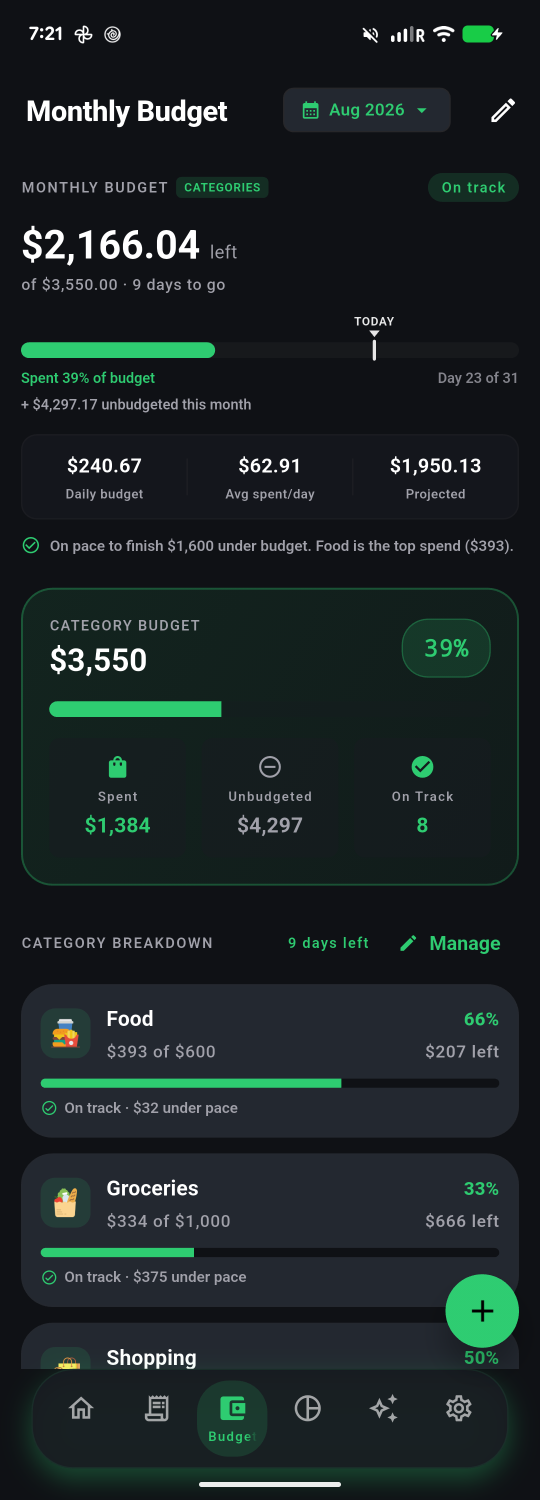
#> input picture raw_screenshots/long_screen.png, 1080 x 3000 px (shown at 1/2 size)
$ python generate_budget_promo.py
#> lines starting #> are read from the running program, lines starting #| are printed output that depends on the picture; after the words box and inside, x2 and y2 are one past the last pixel; in counts of white or black regions, pixels touching at a corner belong together
import os
import urllib.request
import ssl
from PIL import Image, ImageDraw, ImageFont, ImageFilter, ImageOps

ssl._create_default_https_context = ssl._create_unverified_context

CANVAS_SIZE = (1080, 1920)
BG_COLOR = (227, 247, 223) # Light green #E3F7DF
HILL_COLOR = (121, 193, 104) # Darker green #79C168
DEVICE_Y = 550
DEVICE_SIZE = (860, 1850)
BEZEL_WIDTH = 0

PIGGY_BANK_PATH = "/Users/manikarthik/.gemini/antigravity-ide/brain/226fd434-5e41-4bc1-8c53-27e04cc4ec04/piggy_bank_asset_1787525350312.jpg"
SCREENSHOT_PATH = "raw_screenshots/long_screen.png"
OUT_PATH = "play_store_screenshots/budget_promo_custom.png"

ICONS = {
    "dashboard": "https://raw.githubusercontent.com/google/material-design-icons/master/png/action/dashboard/materialicons/48dp/2x/baseline_dashboard_black_48dp.png",
    "restaurant": "https://raw.githubusercontent.com/google/material-design-icons/master/png/maps/restaurant/materialicons/48dp/2x/baseline_restaurant_black_48dp.png",
    "cart": "https://raw.githubusercontent.com/google/material-design-icons/master/png/action/shopping_cart/materialicons/48dp/2x/baseline_shopping_cart_black_48dp.png",
    "bag": "https://raw.githubusercontent.com/google/material-design-icons/master/png/action/shopping_bag/materialicons/48dp/2x/baseline_shopping_bag_black_48dp.png"
}

def download_icons():
    os.makedirs("temp_icons", exist_ok=True)
    for name, url in ICONS.items():
        path = f"temp_icons/{name}.png"
        if not os.path.exists(path):
            try:
                urllib.request.urlretrieve(url, path)
            except Exception as e:
                print(f"Failed to download {name}: {e}")

def remove_white_bg(img, threshold=240):
    img = img.convert("RGBA")
    data = img.getdata()
    new_data = []
    for item in data:
        if item[0] > threshold and item[1] > threshold and item[2] > threshold:
            new_data.append((255, 255, 255, 0))
        else:
            new_data.append(item)
    img.putdata(new_data)
    return img

def tint_image(img, color):
    img = img.convert("RGBA")
    alpha = img.split()[3]
    color_img = Image.new('RGB', img.size, color)
    color_img.putalpha(alpha)
    return color_img

def draw_rounded_rect(im, rad, color):
    circle = Image.new('L', (rad * 2, rad * 2), 0)
    draw = ImageDraw.Draw(circle)
    draw.ellipse((0, 0, rad * 2 - 1, rad * 2 - 1), fill=255)
    alpha = Image.new('L', im.size, 255)
    w, h = im.size
    alpha.paste(circle.crop((0, 0, rad, rad)), (0, 0))
    alpha.paste(circle.crop((0, rad, rad, rad * 2)), (0, h - rad))
    alpha.paste(circle.crop((rad, 0, rad * 2, rad)), (w - rad, 0))
    alpha.paste(circle.crop((rad, rad, rad * 2, rad * 2)), (w - rad, h - rad))

    color_layer = Image.new('RGBA', im.size, color)
    color_layer.putalpha(alpha)
    return color_layer

def mask_rounded(im, rad):
    circle = Image.new('L', (rad * 2, rad * 2), 0)
    draw = ImageDraw.Draw(circle)
    draw.ellipse((0, 0, rad * 2 - 1, rad * 2 - 1), fill=255)
    alpha = Image.new('L', im.size, 255)
    w, h = im.size
    alpha.paste(circle.crop((0, 0, rad, rad)), (0, 0))
    alpha.paste(circle.crop((0, rad, rad, rad * 2)), (0, h - rad))
    alpha.paste(circle.crop((rad, 0, rad * 2, rad)), (w - rad, 0))
    alpha.paste(circle.crop((rad, rad, rad * 2, rad * 2)), (w - rad, h - rad))
    im.putalpha(alpha)
    return im

def draw_curved_hill(draw):
    bbox = (-500, 1850, CANVAS_SIZE[0] + 500, CANVAS_SIZE[1] + 800)
    draw.ellipse(bbox, fill=HILL_COLOR)

def draw_text_centered(draw, text, y_pos, font, fill=(0,0,0,255), line_spacing=10):
    lines = text.split('\n')
    current_y = y_pos
    for line in lines:
        bbox = draw.textbbox((0, 0), line, font=font)
        text_width = bbox[2] - bbox[0]
        text_height = bbox[3] - bbox[1]
        draw.text(((CANVAS_SIZE[0] - text_width) / 2, current_y), line, font=font, fill=fill)
        current_y += text_height + line_spacing

def create_shadow(size, rad, blur_radius, color=(0,0,0,40)):
    shadow_bg = Image.new("RGBA", (size[0] + blur_radius*4, size[1] + blur_radius*4), (0,0,0,0))
    shadow_rect = draw_rounded_rect(Image.new("RGBA", size), rad, color)
    shadow_bg.paste(shadow_rect, (blur_radius*2, blur_radius*2))
    return shadow_bg.filter(ImageFilter.GaussianBlur(blur_radius))

def get_font(size):
    try:
        return ImageFont.truetype("/System/Library/Fonts/Supplemental/Arial Bold.ttf", size)
    except:
        return ImageFont.load_default()

def draw_floating_card(canvas):
    card_w, card_h = 480, 220
    card = Image.new("RGBA", (card_w, card_h), (0,0,0,0))

    shadow = create_shadow((card_w, card_h), 25, 20, (0,0,0,50))
    canvas.paste(shadow, (20, 1050), shadow)

    card_bg = draw_rounded_rect(Image.new("RGBA", (card_w, card_h)), 25, (255, 255, 255, 255))
    canvas.paste(card_bg, (50, 1080), card_bg)

    draw = ImageDraw.Draw(canvas)
    f_large = get_font(60)
    f_small = get_font(35)

    draw.text((70, 1120), "$1000 ", font=f_large, fill=(0,0,0,255))
    draw.text((270, 1140), "/ 1 Month", font=f_small, fill=(0,0,0,255))
    draw.text((120, 1220), "beginning  Aug 1", font=f_small, fill=(0,0,0,255))

    draw.line([(80, 1195), (420, 1195)], fill=(230,230,230,255), width=2)
    draw.line([(120, 1270), (430, 1270)], fill=(230,230,230,255), width=2)

def draw_category_icons(canvas):
    colors = [
        (220, 240, 220, 255),
        (200, 210, 230, 255),
        (190, 230, 190, 255),
        (255, 180, 200, 255)
    ]
    icon_names = ["dashboard", "restaurant", "cart", "bag"]

    y = 380
    start_x = 220
    spacing = 160
    size = 130

    for i in range(4):
        x = start_x + (spacing * i)

        shadow = create_shadow((size, size), 30, 15, (0,0,0,30))
        canvas.paste(shadow, (x - 30, y - 30), shadow)

        base = draw_rounded_rect(Image.new("RGBA", (size, size)), 35, colors[i])
        canvas.paste(base, (x, y), base)

        if i == 0:
            border_rect = draw_rounded_rect(Image.new("RGBA", (size+6, size+6)), 38, (20,40,20,255))
            canvas.paste(border_rect, (x-3, y-3), border_rect)
            canvas.paste(base, (x, y), base)

        icon_path = f"temp_icons/{icon_names[i]}.png"
        if os.path.exists(icon_path):
            img_icon = Image.open(icon_path).convert("RGBA").resize((70, 70), Image.Resampling.LANCZOS)
            img_icon = tint_image(img_icon, (40, 40, 40))
            canvas.paste(img_icon, (x + 30, y + 30), img_icon)

def main():
    download_icons()
#> (the call stopped at in download_icons, `urllib.request.urlretrieve(url, path)`: the network is not available in this run)
    os.makedirs(os.path.dirname(OUT_PATH), exist_ok=True)

    canvas = Image.new("RGBA", CANVAS_SIZE, BG_COLOR)
    draw = ImageDraw.Draw(canvas)

    title_font = get_font(110)
    draw_text_centered(draw, "Create a Budget\nfor You", 120, title_font)

    draw_category_icons(canvas)
#> in create_shadow, `shadow_bg = Image.new("RGBA", (size[0] + blur_radius*4, size[1] + blur..`: shadow_bg: PIL image 190x190 RGBA; every value is 0
#> in draw_rounded_rect, `circle = Image.new('L', (rad * 2, rad * 2), 0)`: circle: PIL image 60x60 L; every value is 0
#> in draw_rounded_rect, `alpha = Image.new('L', im.size, 255)`: alpha: PIL image 130x130 L; every value is 255
#> in draw_rounded_rect, `alpha.paste(circle.crop((0, 0, rad, rad)), (0, 0))`:
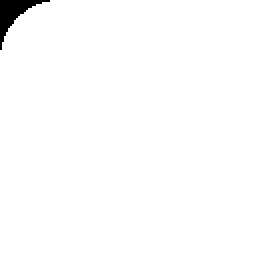
#> alpha: PIL image 130x130 L (shown 2 times larger); 98.8% white; 1 black region, box (x1, y1, x2, y2) and area: (0, 0, 25, 25) 195
#> in draw_rounded_rect, `alpha.paste(circle.crop((0, 0, rad, rad)), (0, 0))`: circle: PIL image 60x60 L; 78.3% white; 4 black regions, box (x1, y1, x2, y2) and area: (0, 0, 25, 25) 195, (35, 0, 60, 25) 195, (0, 35, 25, 60) 195, (35, 35, 60, 60) 195
#> in draw_rounded_rect, `alpha.paste(circle.crop((0, rad, rad, rad * 2)), (0, h - rad))`: alpha: PIL image 130x130 L; 97.7% white; 2 black regions, box (x1, y1, x2, y2) and area: (0, 0, 25, 25) 195, (0, 105, 25, 130) 195
#> in draw_rounded_rect, `alpha.paste(circle.crop((rad, 0, rad * 2, rad)), (w - rad, 0))`: alpha: PIL image 130x130 L; 96.5% white; 3 black regions, box (x1, y1, x2, y2) and area: (0, 0, 25, 25) 195, (105, 0, 130, 25) 195, (0, 105, 25, 130) 195
#> in draw_rounded_rect, `alpha.paste(circle.crop((rad, rad, rad * 2, rad * 2)), (w - rad, h - r..`: alpha: PIL image 130x130 L; 95.4% white; 4 black regions, box (x1, y1, x2, y2) and area: (0, 0, 25, 25) 195, (105, 0, 130, 25) 195, (0, 105, 25, 130) 195, (105, 105, 130, 130) 195
#> in create_shadow, `return shadow_bg.filter(ImageFilter.GaussianBlur(blur_radius))`:
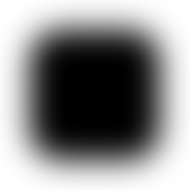
#> returned value: PIL image 190x190 RGBA; mean R, G, B, A 0, 0, 0, 113.7; transparent parts drawn white
#> in draw_rounded_rect (call 2), `circle = Image.new('L', (rad * 2, rad * 2), 0)`: circle: PIL image 70x70 L; every value is 0
#> in draw_rounded_rect (call 2), `alpha.paste(circle.crop((0, 0, rad, rad)), (0, 0))`: alpha: PIL image 130x130 L; 98.4% white; 1 black region, box (x1, y1, x2, y2) and area: (0, 0, 29, 29) 264
#> in draw_rounded_rect (call 2), `alpha.paste(circle.crop((0, 0, rad, rad)), (0, 0))`: circle: PIL image 70x70 L; 78.4% white; 4 black regions, box (x1, y1, x2, y2) and area: (0, 0, 29, 29) 264, (41, 0, 70, 29) 264, (0, 41, 29, 70) 264, (41, 41, 70, 70) 264
#> in draw_rounded_rect (call 2), `alpha.paste(circle.crop((0, rad, rad, rad * 2)), (0, h - rad))`: alpha: PIL image 130x130 L; 96.9% white; 2 black regions, box (x1, y1, x2, y2) and area: (0, 0, 29, 29) 264, (0, 101, 29, 130) 264
#> in draw_rounded_rect (call 2), `alpha.paste(circle.crop((rad, 0, rad * 2, rad)), (w - rad, 0))`: alpha: PIL image 130x130 L; 95.3% white; 3 black regions, box (x1, y1, x2, y2) and area: (0, 0, 29, 29) 264, (101, 0, 130, 29) 264, (0, 101, 29, 130) 264
#> in draw_rounded_rect (call 2), `alpha.paste(circle.crop((rad, rad, rad * 2, rad * 2)), (w - rad, h - r..`: alpha: PIL image 130x130 L; 93.8% white; 4 black regions, box (x1, y1, x2, y2) and area: (0, 0, 29, 29) 264, (101, 0, 130, 29) 264, (0, 101, 29, 130) 264, (101, 101, 130, 130) 264
#> call 3 of draw_rounded_rect, with rad = 38, color = (20, 40, 20, 255)
#> in draw_rounded_rect (call 3), `circle = Image.new('L', (rad * 2, rad * 2), 0)`: circle: PIL image 76x76 L; every value is 0
#> in draw_rounded_rect (call 3), `alpha = Image.new('L', im.size, 255)`: alpha: PIL image 136x136 L; every value is 255
#> in draw_rounded_rect (call 3), `alpha.paste(circle.crop((0, 0, rad, rad)), (0, 0))`: alpha: PIL image 136x136 L; 98.3% white; 1 black region, box (x1, y1, x2, y2) and area: (0, 0, 32, 32) 313
#> in draw_rounded_rect (call 3), `alpha.paste(circle.crop((0, 0, rad, rad)), (0, 0))`: circle: PIL image 76x76 L; 78.3% white; 4 black regions, box (x1, y1, x2, y2) and area: (0, 0, 32, 32) 313, (44, 0, 76, 32) 313, (0, 44, 32, 76) 313, (44, 44, 76, 76) 313
#> in draw_rounded_rect (call 3), `alpha.paste(circle.crop((0, rad, rad, rad * 2)), (0, h - rad))`: alpha: PIL image 136x136 L; 96.6% white; 2 black regions, box (x1, y1, x2, y2) and area: (0, 0, 32, 32) 313, (0, 104, 32, 136) 313
#> in draw_rounded_rect (call 3), `alpha.paste(circle.crop((rad, 0, rad * 2, rad)), (w - rad, 0))`: alpha: PIL image 136x136 L; 94.9% white; 3 black regions, box (x1, y1, x2, y2) and area: (0, 0, 32, 32) 313, (104, 0, 136, 32) 313, (0, 104, 32, 136) 313
#> in draw_rounded_rect (call 3), `alpha.paste(circle.crop((rad, rad, rad * 2, rad * 2)), (w - rad, h - r..`: alpha: PIL image 136x136 L; 93.2% white; 4 black regions, box (x1, y1, x2, y2) and area: (0, 0, 32, 32) 313, (104, 0, 136, 32) 313, (0, 104, 32, 136) 313, (104, 104, 136, 136) 313
#> in draw_rounded_rect (call 3), `color_layer.putalpha(alpha)`:
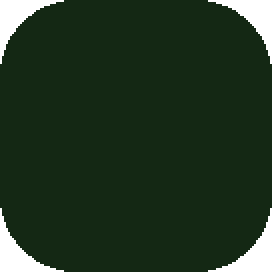
#> color_layer: PIL image 136x136 RGBA (shown 2 times larger); mean R, G, B, A 20, 40, 20, 237.7; transparent parts drawn white
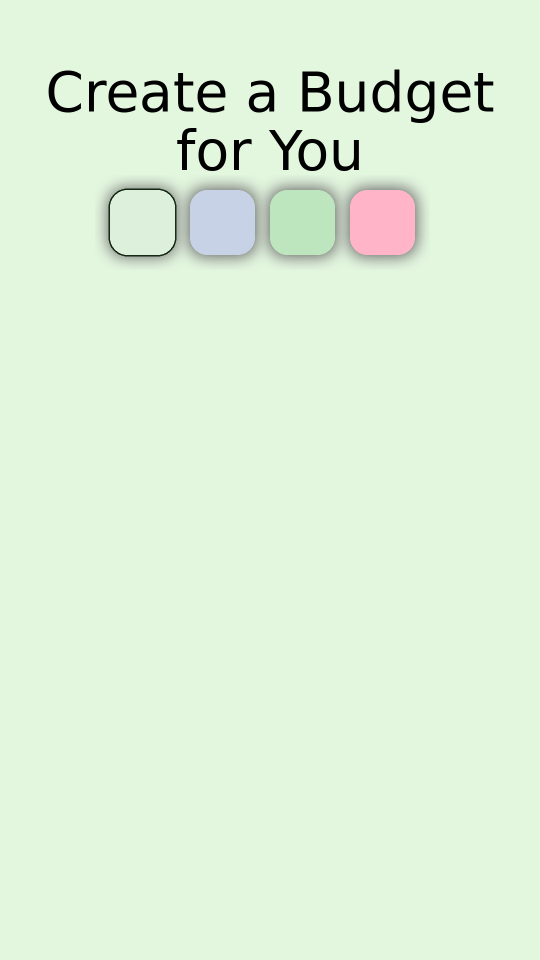
#> canvas: PIL image 1080x1920 RGBA (shown at 1/2 size); mean R, G, B, A 222.2, 241.2, 218.2, 254; transparent parts drawn white

    if os.path.exists(SCREENSHOT_PATH):
        raw_img = Image.open(SCREENSHOT_PATH).convert("RGBA")
#> raw_img is the input picture: PIL image 1080x3000 RGBA; mean R, G, B, A 26.6, 35.9, 36.7, 255
        w, h = raw_img.size
#> w = 1080; h = 3000

        # We need to remove the big green "CATEGORY BUDGET" card in the middle
        # so the category breakdown list is visible within the phone frame!
        w, h = raw_img.size

        # Part 1: Top of the screen
        # Cropping from y=130 (below status bar) to y=950 to pull the list up more
        part1 = raw_img.crop((0, 130, w, 950))
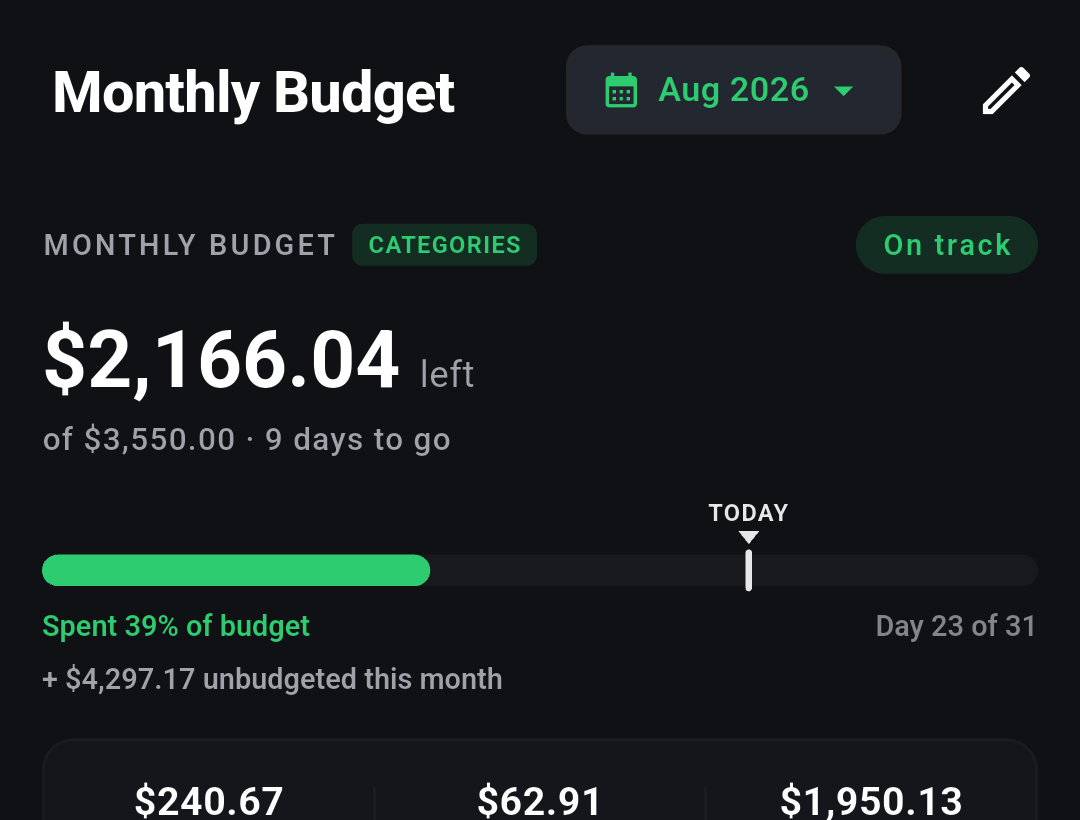
#> part1: PIL image 1080x820 RGBA; mean R, G, B, A 24.9, 30.5, 32.5, 255

        # Part 2: Category Breakdown list (starts around y=1750)
        part2 = raw_img.crop((0, 1750, w, h))
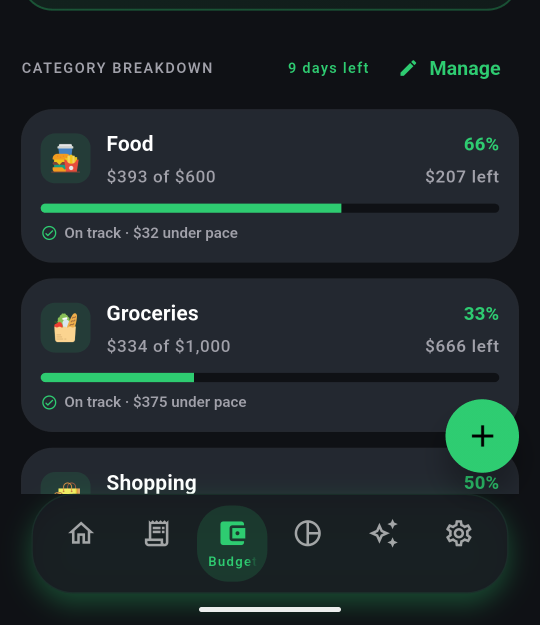
#> part2: PIL image 1080x1250 RGBA (shown at 1/2 size); mean R, G, B, A 31, 41.4, 42.9, 255

        # Stitch them together
        stitched_h = part1.height + part2.height
#> stitched_h = 2070
        stitched = Image.new("RGBA", (w, stitched_h))
#> stitched: PIL image 1080x2070 RGBA; every value is 0
        stitched.paste(part1, (0, 0))
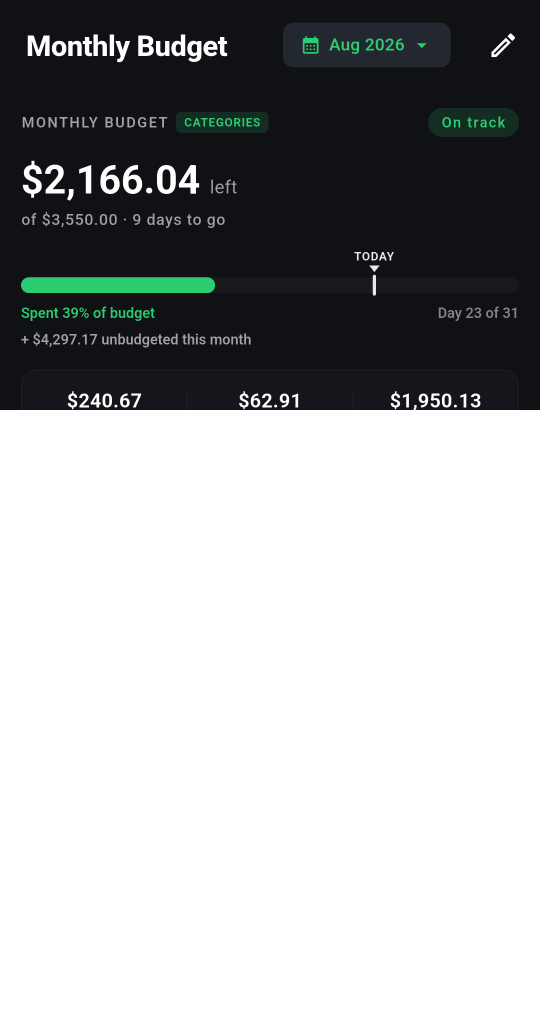
#> stitched: PIL image 1080x2070 RGBA (shown at 1/2 size); mean R, G, B, A 9.8, 12.1, 12.9, 101; transparent parts drawn white
        stitched.paste(part2, (0, part1.height))

        # Now calculate how much we need for the device frame
        target_aspect = DEVICE_SIZE[1] / DEVICE_SIZE[0]
        target_h = int(w * target_aspect)
#> target_h = 2323

        if stitched_h < target_h:
            # Pad bottom to prevent squishing
            padded = Image.new("RGBA", (w, target_h), (20, 20, 22, 255))
            padded.paste(stitched, (0, 0))
            stitched = padded
            stitched_h = target_h
#> stitched_h = 2323

        raw_img = stitched.crop((0, 0, w, min(stitched_h, target_h)))
        raw_img = raw_img.resize(DEVICE_SIZE, Image.Resampling.LANCZOS)

        raw_img = mask_rounded(raw_img, 60)

        device_x = (CANVAS_SIZE[0] - DEVICE_SIZE[0]) // 2
        shadow = create_shadow(DEVICE_SIZE, 60, 40, (0,0,0,50))
        canvas.paste(shadow, (device_x - 80, DEVICE_Y - 80), shadow)
        canvas.paste(raw_img, (device_x, DEVICE_Y), raw_img)
    else:
        print(f"Warning: Screenshot not found at {SCREENSHOT_PATH}")

    draw_floating_card(canvas)

    if os.path.exists(PIGGY_BANK_PATH):
        piggy = Image.open(PIGGY_BANK_PATH)
        piggy = remove_white_bg(piggy, threshold=230)
        bbox = piggy.getbbox()
        if bbox:
            piggy = piggy.crop(bbox)
        piggy = piggy.resize((250, int(250 * piggy.height / piggy.width)), Image.Resampling.LANCZOS)
        p_x = CANVAS_SIZE[0] - piggy.width + 50
        p_y = CANVAS_SIZE[1] - piggy.height - 10
        shadow = create_shadow((piggy.width-100, piggy.height-100), 50, 30, (0,0,0,60))
        canvas.paste(shadow, (p_x+20, p_y+80), shadow)
        canvas.paste(piggy, (p_x, p_y), piggy)

    canvas.convert("RGB").save(OUT_PATH, "PNG", quality=95)
    print(f"Saved {OUT_PATH}")

if __name__ == "__main__":
    main()
